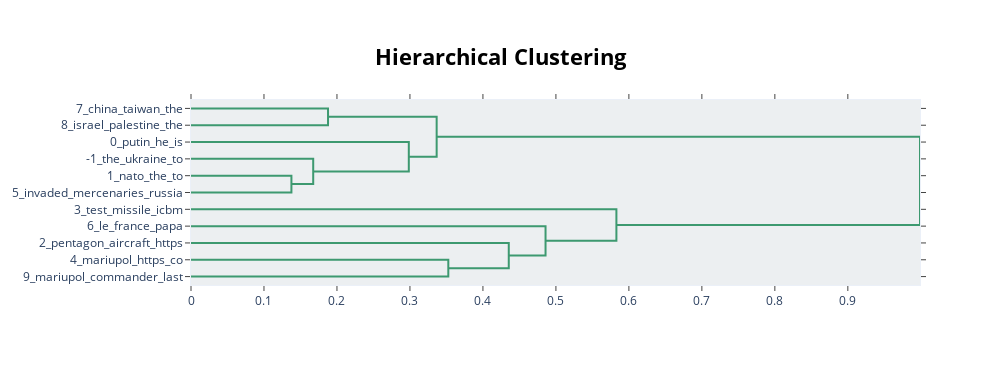

The notebook cell this image was saved under:
### Code cell
model.visualize_hierarchy()

### Figure 1 — Plotly figure (JSON) as saved in the notebook; plotly's stock layout.template omitted (floating-point values rounded to 4 significant figures)
{"data": [{"hoverinfo": "text", "marker": {"color": "rgb(61,153,112)"}, "mode": "lines", "type": "scatter", "x": [0, 0.1878, 0.1878, 0], "xaxis": "x", "y": [-5, -5, -15, -15], "yaxis": "y"}, {"hoverinfo": "text", "marker": {"color": "rgb(61,153,112)"}, "mode": "lines", "type": "scatter", "x": [0, 0.1376, 0.1376, 0], "xaxis": "x", "y": [-45, -45, -55, -55], "yaxis": "y"}, {"hoverinfo": "text", "marker": {"color": "rgb(61,153,112)"}, "mode": "lines", "type": "scatter", "x": [0, 0.1675, 0.1675, 0.1376], "xaxis": "x", "y": [-35, -35, -50, -50], "yaxis": "y"}, {"hoverinfo": "text", "marker": {"color": "rgb(61,153,112)"}, "mode": "lines", "type": "scatter", "x": [0, 0.2985, 0.2985, 0.1675], "xaxis": "x", "y": [-25, -25, -42.5, -42.5], "yaxis": "y"}, {"hoverinfo": "text", "marker": {"color": "rgb(61,153,112)"}, "mode": "lines", "type": "scatter", "x": [0.1878, 0.3366, 0.3366, 0.2985], "xaxis": "x", "y": [-10, -10, -33.75, -33.75], "yaxis": "y"}, {"hoverinfo": "text", "marker": {"color": "rgb(61,153,112)"}, "mode": "lines", "type": "scatter", "x": [0, 0.3526, 0.3526, 0], "xaxis": "x", "y": [-95, -95, -105, -105], "yaxis": "y"}, {"hoverinfo": "text", "marker": {"color": "rgb(61,153,112)"}, "mode": "lines", "type": "scatter", "x": [0, 0.4354, 0.4354, 0.3526], "xaxis": "x", "y": [-85, -85, -100, -100], "yaxis": "y"}, {"hoverinfo": "text", "marker": {"color": "rgb(61,153,112)"}, "mode": "lines", "type": "scatter", "x": [0, 0.4858, 0.4858, 0.4354], "xaxis": "x", "y": [-75, -75, -92.5, -92.5], "yaxis": "y"}, {"hoverinfo": "text", "marker": {"color": "rgb(61,153,112)"}, "mode": "lines", "type": "scatter", "x": [0, 0.5829, 0.5829, 0.4858], "xaxis": "x", "y": [-65, -65, -83.75, -83.75], "yaxis": "y"}, {"hoverinfo": "text", "marker": {"color": "rgb(61,153,112)"}, "mode": "lines", "type": "scatter", "x": [0.3366, 0.9989, 0.9989, 0.5829], "xaxis": "x", "y": [-21.88, -21.88, -74.38, -74.38], "yaxis": "y"}], "layout": {"autosize": false, "height": 365, "hoverlabel": {"bgcolor": "white", "font": {"family": "Rockwell", "size": 16}}, "hovermode": "closest", "plot_bgcolor": "#ECEFF1", "showlegend": false, "title": {"font": {"color": "Black", "size": 22}, "text": "<b>Hierarchical Clustering", "x": 0.5, "xanchor": "center", "yanchor": "top"}, "width": 1000, "xaxis": {"mirror": "allticks", "rangemode": "tozero", "showgrid": false, "showline": true, "showticklabels": true, "ticks": "outside", "type": "linear", "zeroline": false}, "yaxis": {"mirror": "allticks", "range": [-110, 0], "rangemode": "tozero", "showgrid": false, "showline": true, "showticklabels": true, "tickmode": "array", "ticks": "outside", "ticktext": ["7_china_taiwan_the", "8_israel_palestine_the", "0_putin_he_is", "-1_the_ukraine_to", "1_nato_the_to", "5_invaded_mercenaries_russia", "3_test_missile_icbm", "6_le_france_papa", "2_pentagon_aircraft_https", "4_mariupol_https_co", "9_mariupol_commander_last"], "tickvals": [-5, -15, -25, -35, -45, -55, -65, -75, -85, -95, -105], "type": "linear", "zeroline": false}}}
